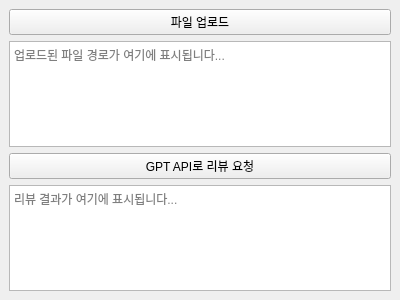
<?xml version="1.0" encoding="UTF-8"?>
<ui version="4.0">
 <class>MainWindow</class>
 <widget class="QMainWindow" name="MainWindow">
  <property name="geometry">
   <rect>
    <x>0</x>
    <y>0</y>
    <width>400</width>
    <height>300</height>
   </rect>
  </property>
  <property name="windowTitle">
   <string>AiCodeReview</string>
  </property>
  <widget class="QWidget" name="centralwidget">
   <layout class="QVBoxLayout" name="verticalLayout">
    <item>
     <widget class="QPushButton" name="uploadButton">
      <property name="text">
       <string>파일 업로드</string>
      </property>
     </widget>
    </item>
    <item>
     <widget class="QTextEdit" name="filePathTextEdit">
      <property name="placeholderText">
       <string>업로드된 파일 경로가 여기에 표시됩니다...</string>
      </property>
     </widget>
    </item>
    <item>
     <widget class="QPushButton" name="reviewButton">
      <property name="text">
       <string>GPT API로 리뷰 요청</string>
      </property>
     </widget>
    </item>
    <item>
     <widget class="QTextEdit" name="reviewOutput">
      <property name="placeholderText">
       <string>리뷰 결과가 여기에 표시됩니다...</string>
      </property>
     </widget>
    </item>
   </layout>
  </widget>
 </widget>
 <resources/>
 <connections/>
</ui>
